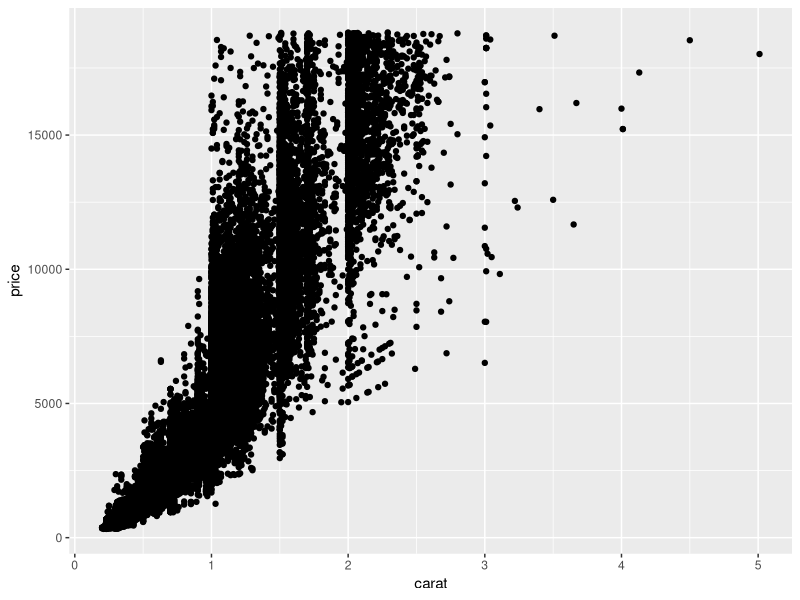
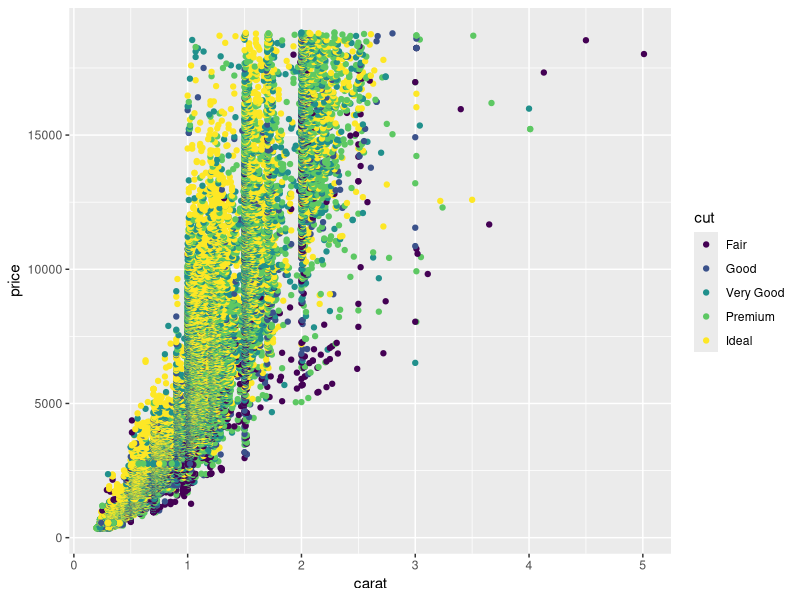
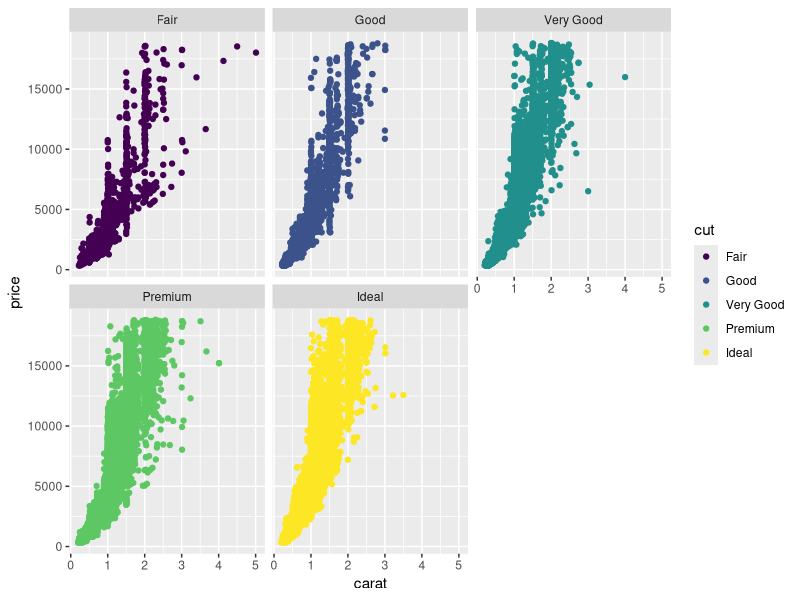

Recreate these plots in R, in order.
install.packages("rmarkdown")
library(tidyverse)
head(diamonds)
# displays the columns and the first several rows of data. 

str(diamonds)
#STR sucks 
glimpse(diamonds)
#Good display on par with head. 

colnames(diamonds)
#returns the column names. 

# Cleaning Data 

# Cleaning the data, there is a function called rename to clean up the presentation for some of the column names. 
rename(diamonds, carat_new = carat)

rename(diamonds, carat_new = carat, cut_new = cut) 

# Summarize function is great for generating a wide range of statistics for data. 
summarize(diamonds, mean_carat = mean(carat))

#Step 4: Visualizing data
?GeomPoint
?aes
#aes stands for aesthetics mpaping how variables are placed in data maps
ggplot(data = diamonds, aes(x = carat, y = price)) +
  geom_point()

#if you wanted to change the color of each point so that it represented another variable, such as the cut of the diamond.
ggplot(data = diamonds, aes(x = carat, y = price, color = cut)) +
  geom_point()

# this facet_wrap(~cut) makes it so that each type of cut is displayed in a different color in each individual dot plot. 
ggplot(data = diamonds, aes(x = carat, y = price, color = cut)) +
  geom_point() + facet_wrap(~cut)


